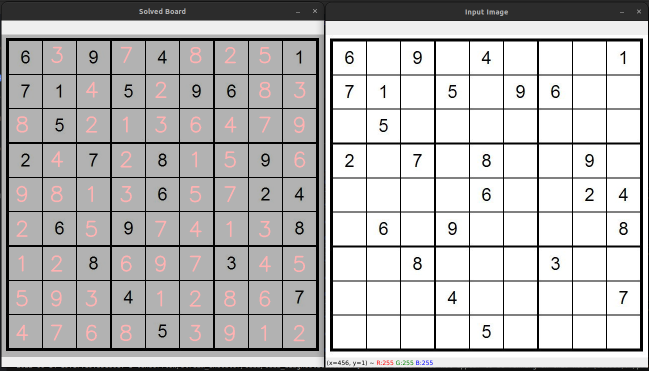
#> input picture Examples/example1.png, 1297 x 741 px (shown at 1/2 size)
$ python -i sudoku_grab.py   (imports and definitions only)
#> lines starting #> are read from the running program, lines starting #| are printed output that depends on the picture; after the words box and inside, x2 and y2 are one past the last pixel; in counts of white or black regions, pixels touching at a corner belong together
#> further down, picture is the input picture: shape (741, 1297, 3); mean B, G, R 185.7, 185.7, 186.7
import cv2
import numpy as np
import imutils

def get_perspective(img,location,height = 900,width=900):
    """Takes an image and a location and returns the selected region with perspective transformation."""
    i1 = np.float32([location[0],location[3],location[1],location[2]])
    i2 = np.float32([[0,0],[width,0],[0,height],[width,height]])
    matrix = cv2.getPerspectiveTransform(i1,i2)
    res = cv2.warpPerspective(img,matrix,(width,height))
    return res

def preprocess_img(img):
    """Takes an image and returns the image after preprocessing it."""
    gray = cv2.cvtColor(img,cv2.COLOR_BGR2GRAY)
    bifilter = cv2.bilateralFilter(gray,10,20,25)
    edged = cv2.Canny(bifilter,20,100)
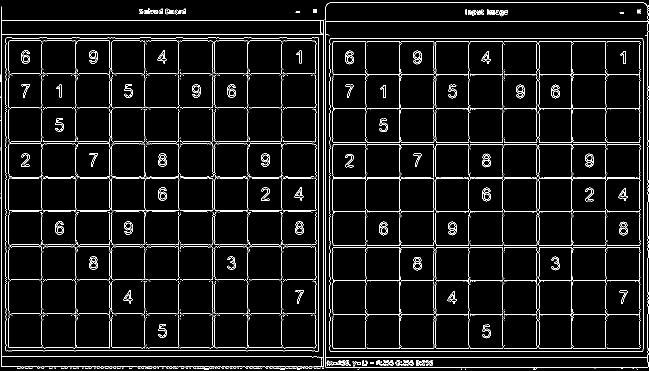
#> edged: shape (741, 1297) (shown at 1/2 size); 5.5% white in thin lines or dots
    return edged

def extract_sudoku(img):
    """Takes the image, preprocesses it and finds sudoku board inside of it."""
    pre_img = preprocess_img(img)
    points = cv2.findContours(pre_img.copy(),cv2.RETR_TREE,cv2.CHAIN_APPROX_SIMPLE)
#> points = 905 contours, 666 with area under 20; largest, box (x1, y1, x2, y2) and area: (649, 5, 1297, 740) 446284, (3, 13, 648, 740) 445924, (650, 42, 1297, 716) 433028, (3, 68, 648, 715) 415378, (659, 76, 1287, 704) 391928
    contours = imutils.grab_contours(points)
#> contours has the same summary as points

    #sorting contours in descending order based on area
    contours = sorted(contours,key=cv2.contourArea,reverse=True)[:15]
#> contours = 15 contours; largest, box (x1, y1, x2, y2) and area: (649, 5, 1297, 740) 446284, (3, 13, 648, 740) 445924, (650, 42, 1297, 716) 433028, (3, 68, 648, 715) 415378, (659, 76, 1287, 704) 391928
    board_loc = None

    for contour in contours:
        approx = cv2.approxPolyDP(contour,15,True)
        if(len(approx)==4):
            board_loc = approx
            break
#> this loop made 3 passes
#> board_loc on pass 3: [[652, 42], [1296, 43], [1294, 714], [651, 714]]
    res = get_perspective(img,board_loc)
#> in get_perspective, `i1 = np.float32([location[0],location[3],location[1],location[2]])`: i1 = [[652, 42], [651, 714], [1296, 43], [1294, 714]]
#> in get_perspective, `matrix = cv2.getPerspectiveTransform(i1,i2)`: matrix = [[-0.00207, 1.34, -54.72], [1.39, 0.00207, -908.5], [-2.3e-06, -2.32e-06, 1]]
#> in get_perspective, `res = cv2.warpPerspective(img,matrix,(width,height))`:
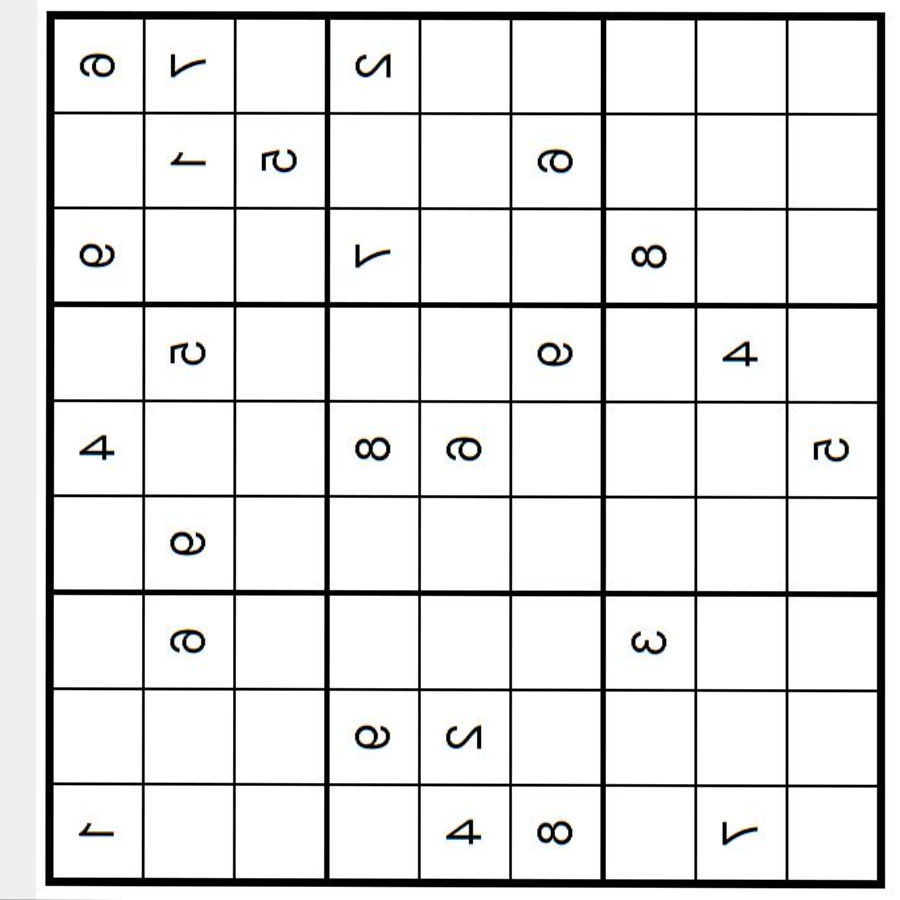
#> res: shape (900, 900, 3); mean B, G, R 228.5, 228.6, 228.5
    return res,board_loc

>>> import cv2
>>> picture = cv2.imread('../Examples/example1.png')
>>> result = extract_sudoku(picture)

$ run again, on Examples/example2.png
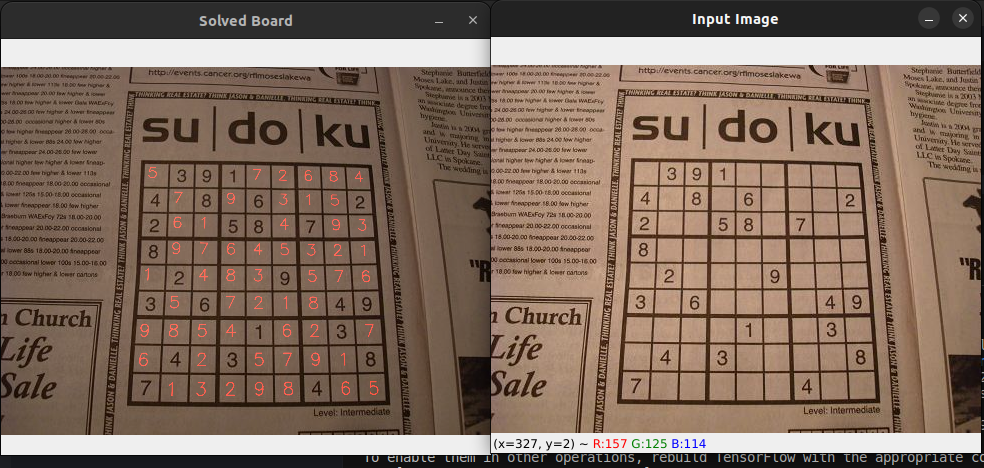
#> input picture Examples/example2.png, 984 x 468 px
#> picture is the input picture: shape (468, 984, 3); mean B, G, R 94.9, 108.9, 129.4
#> in preprocess_img, `edged = cv2.Canny(bifilter,20,100)`:
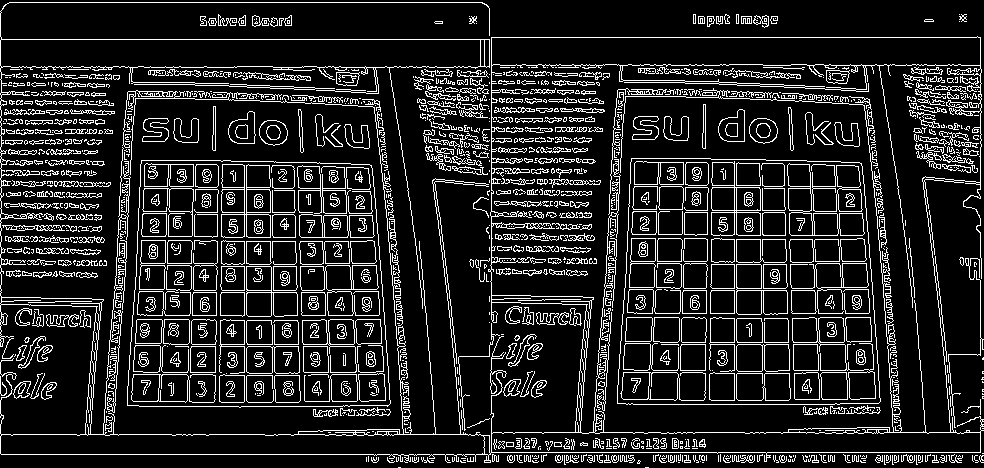
#> edged: shape (468, 984); 14% white in thin lines or dots
#> points = 2550 contours, 1797 with area under 20; largest, box (x1, y1, x2, y2) and area: (0, 2, 984, 463) 207014, (490, 64, 982, 434) 149565, (127, 160, 391, 408) 60385, (127, 160, 391, 408) 60382, (617, 158, 881, 405) 60371
#> in extract_sudoku, `contours = imutils.grab_contours(points)`: contours has the same summary as points
#> in extract_sudoku, `contours = sorted(contours,key=cv2.contourArea,reverse=True)[:15]`: contours = 15 contours; largest, box (x1, y1, x2, y2) and area: (0, 2, 984, 463) 207014, (490, 64, 982, 434) 149565, (127, 160, 391, 408) 60385, (127, 160, 391, 408) 60382, (617, 158, 881, 405) 60371
#> the loop in extract_sudoku, `for contour in contours:` made 3 passes
#> board_loc on pass 3: [[141, 160], [127, 405], [390, 403], [371, 165]]
#> i1 = [[141, 160], [371, 165], [127, 405], [390, 403]]
#> matrix = [[4.11, 0.235, -617.2], [-0.0989, 4.55, -713.9], [-0.000143, 0.000637, 1]]
#> in get_perspective, `res = cv2.warpPerspective(img,matrix,(width,height))`:
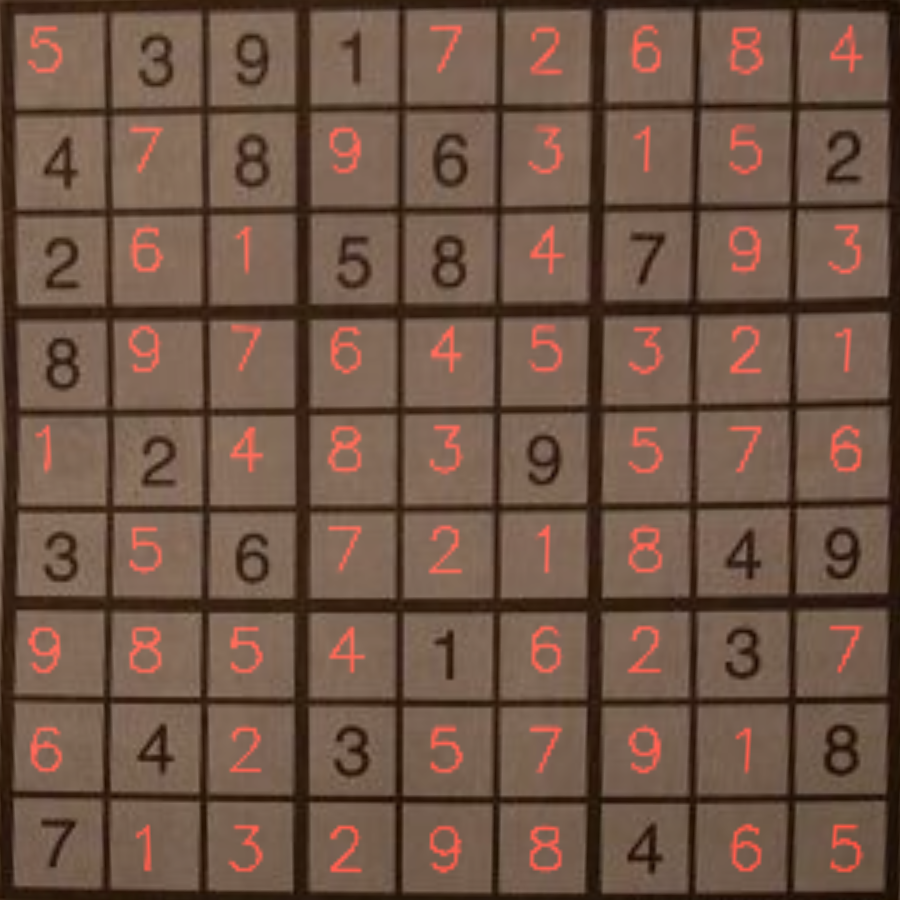
#> res: shape (900, 900, 3); mean B, G, R 70.7, 86, 112.3
